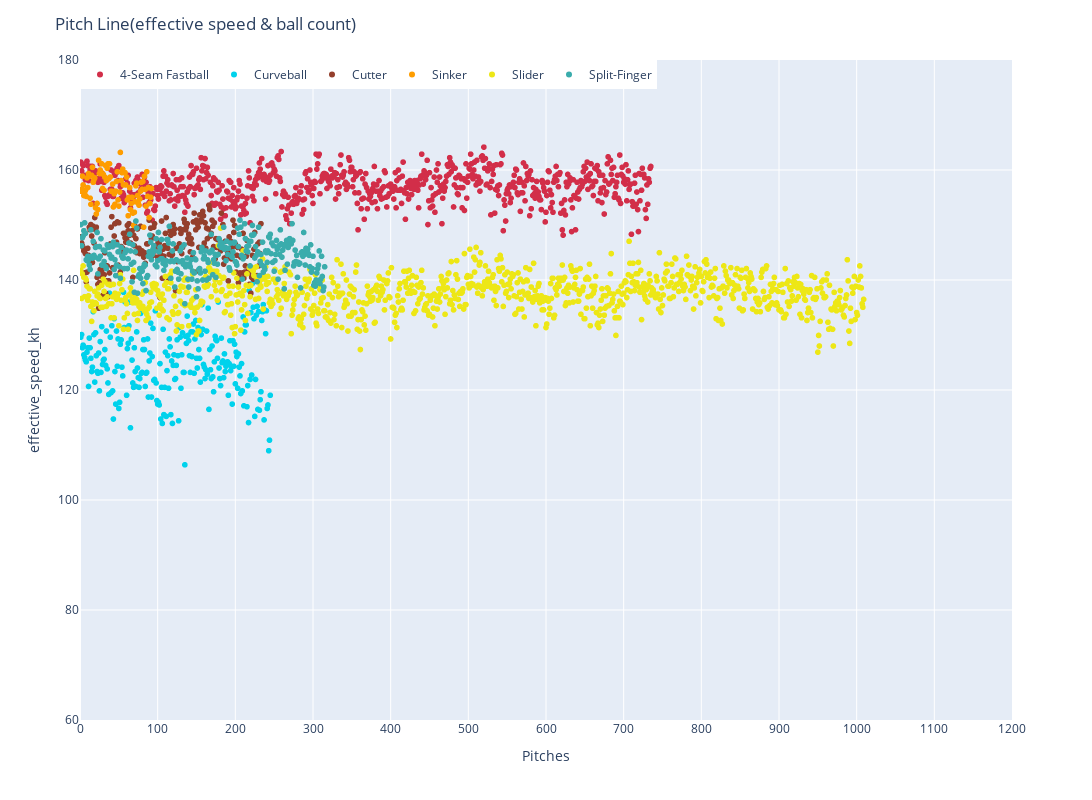

Notebook cell for this chart:
### Code cell
# Pitch Line
_fig = pitch_line(df_timeline)
_fig.show()

### Figure 1 — Plotly figure (JSON) as saved in the notebook; plotly's stock layout.template omitted (floating-point values rounded to 4 significant figures; data arrays with more than 128 entries replaced by an {"elided": "..."} marker saying what was removed)
{"data": [{"customdata": {"elided": "735x9 mixed values"}, "hovertemplate": "<b>%{hovertext}</b><br><br>pitch_name=%{customdata[3]}<br>pitches=%{x}<br>effective_speed_kh=%{y}<br>game_date=%{customdata[0]}<br>batter_name=%{customdata[1]}<br>pitcher_name=%{customdata[2]}<br>hit_distance_sc_m=%{customdata[4]}<br>launch_speed_kh=%{customdata[5]}<br>launch_angle=%{customdata[6]}<br>des=%{customdata[7]}<br>description=%{customdata[8]}<extra></extra>", "hovertext": {"elided": "735 str values"}, "legendgroup": "4-Seam Fastball", "marker": {"color": "rgb(210, 46, 73)", "symbol": "circle"}, "mode": "markers", "name": "4-Seam Fastball", "showlegend": true, "type": "scattergl", "x": {"elided": "735 int values"}, "xaxis": "x", "y": {"elided": "735 float values"}, "yaxis": "y"}, {"customdata": {"elided": "245x9 mixed values"}, "hovertemplate": "<b>%{hovertext}</b><br><br>pitch_name=%{customdata[3]}<br>pitches=%{x}<br>effective_speed_kh=%{y}<br>game_date=%{customdata[0]}<br>batter_name=%{customdata[1]}<br>pitcher_name=%{customdata[2]}<br>hit_distance_sc_m=%{customdata[4]}<br>launch_speed_kh=%{customdata[5]}<br>launch_angle=%{customdata[6]}<br>des=%{customdata[7]}<br>description=%{customdata[8]}<extra></extra>", "hovertext": {"elided": "245 str values"}, "legendgroup": "Curveball", "marker": {"color": "rgb(0, 210, 236)", "symbol": "circle"}, "mode": "markers", "name": "Curveball", "showlegend": true, "type": "scattergl", "x": {"elided": "245 int values"}, "xaxis": "x", "y": {"elided": "245 float values"}, "yaxis": "y"}, {"customdata": {"elided": "233x9 mixed values"}, "hovertemplate": "<b>%{hovertext}</b><br><br>pitch_name=%{customdata[3]}<br>pitches=%{x}<br>effective_speed_kh=%{y}<br>game_date=%{customdata[0]}<br>batter_name=%{customdata[1]}<br>pitcher_name=%{customdata[2]}<br>hit_distance_sc_m=%{customdata[4]}<br>launch_speed_kh=%{customdata[5]}<br>launch_angle=%{customdata[6]}<br>des=%{customdata[7]}<br>description=%{customdata[8]}<extra></extra>", "hovertext": {"elided": "233 str values"}, "legendgroup": "Cutter", "marker": {"color": "rgb(148, 63, 44)", "symbol": "circle"}, "mode": "markers", "name": "Cutter", "showlegend": true, "type": "scattergl", "x": {"elided": "233 int values"}, "xaxis": "x", "y": {"elided": "233 float values"}, "yaxis": "y"}, {"customdata": {"elided": "92x9 mixed values"}, "hovertemplate": "<b>%{hovertext}</b><br><br>pitch_name=%{customdata[3]}<br>pitches=%{x}<br>effective_speed_kh=%{y}<br>game_date=%{customdata[0]}<br>batter_name=%{customdata[1]}<br>pitcher_name=%{customdata[2]}<br>hit_distance_sc_m=%{customdata[4]}<br>launch_speed_kh=%{customdata[5]}<br>launch_angle=%{customdata[6]}<br>des=%{customdata[7]}<br>description=%{customdata[8]}<extra></extra>", "hovertext": ["Sinker", "Sinker", "Sinker", "Sinker", "Sinker", "Sinker", "Sinker", "Sinker", "Sinker", "Sinker", "Sinker", "Sinker", "Sinker", "Sinker", "Sinker", "Sinker", "Sinker", "Sinker", "Sinker", "Sinker", "Sinker", "Sinker", "Sinker", "Sinker", "Sinker", "Sinker", "Sinker", "Sinker", "Sinker", "Sinker", "Sinker", "Sinker", "Sinker", "Sinker", "Sinker", "Sinker", "Sinker", "Sinker", "Sinker", "Sinker", "Sinker", "Sinker", "Sinker", "Sinker", "Sinker", "Sinker", "Sinker", "Sinker", "Sinker", "Sinker", "Sinker", "Sinker", "Sinker", "Sinker", "Sinker", "Sinker", "Sinker", "Sinker", "Sinker", "Sinker", "Sinker", "Sinker", "Sinker", "Sinker", "Sinker", "Sinker", "Sinker", "Sinker", "Sinker", "Sinker", "Sinker", "Sinker", "Sinker", "Sinker", "Sinker", "Sinker", "Sinker", "Sinker", "Sinker", "Sinker", "Sinker", "Sinker", "Sinker", "Sinker", "Sinker", "Sinker", "Sinker", "Sinker", "Sinker", "Sinker", "Sinker", "Sinker"], "legendgroup": "Sinker", "marker": {"color": "rgb(254, 157, 0)", "symbol": "circle"}, "mode": "markers", "name": "Sinker", "showlegend": true, "type": "scattergl", "x": [61, 62, 67, 64, 65, 66, 63, 60, 55, 58, 57, 56, 54, 53, 52, 51, 50, 68, 59, 49, 79, 70, 48, 90, 89, 88, 87, 86, 85, 84, 83, 69, 82, 80, 78, 77, 76, 75, 74, 73, 72, 71, 81, 47, 23, 45, 19, 18, 17, 16, 15, 14, 13, 12, 11, 10, 9, 8, 7, 6, 5, 4, 3, 2, 1, 20, 21, 22, 24, 44, 43, 42, 41, 40, 39, 38, 37, 36, 46, 35, 33, 32, 31, 30, 29, 28, 27, 26, 25, 34, 91, 92], "xaxis": "x", "y": [154.6, 151.7, 155.0, 156.8, 152.8, 153.9, 155.0, 158.7, 160.2, 159.5, 159.5, 157.3, 159.5, 158.1, 163.2, 156, 153.4, 152.2, 157.3, 154.6, 157.8, 152.3, 159.7, 153.9, 151.4, 156.8, 155.2, 159.7, 153.4, 156.5, 158.9, 149.9, 149.6, 156.5, 156.2, 154.7, 153.6, 153.9, 155.4, 157.6, 157.1, 154.2, 157.9, 157.9, 152.8, 153.8, 158.6, 158.2, 157.8, 160.5, 159.0, 153.8, 154.9, 158.9, 159.4, 156.8, 158.6, 155.2, 156.3, 155.8, 155.4, 157.3, 158.9, 156.5, 156.2, 153.1, 152, 153.9, 161.8, 155.7, 153.3, 157.4, 156.2, 156.2, 158.7, 161.1, 158.4, 161.1, 156.2, 160.3, 160.8, 158.7, 156.3, 159.2, 156.6, 161.1, 159.7, 160, 159.4, 158.1, 155.0, 156.6], "yaxis": "y"}, {"customdata": {"elided": "1009x9 mixed values"}, "hovertemplate": "<b>%{hovertext}</b><br><br>pitch_name=%{customdata[3]}<br>pitches=%{x}<br>effective_speed_kh=%{y}<br>game_date=%{customdata[0]}<br>batter_name=%{customdata[1]}<br>pitcher_name=%{customdata[2]}<br>hit_distance_sc_m=%{customdata[4]}<br>launch_speed_kh=%{customdata[5]}<br>launch_angle=%{customdata[6]}<br>des=%{customdata[7]}<br>description=%{customdata[8]}<extra></extra>", "hovertext": {"elided": "1009 str values"}, "legendgroup": "Slider", "marker": {"color": "rgb(237, 231, 22)", "symbol": "circle"}, "mode": "markers", "name": "Slider", "showlegend": true, "type": "scattergl", "x": {"elided": "1009 int values"}, "xaxis": "x", "y": {"elided": "1009 float values"}, "yaxis": "y"}, {"customdata": {"elided": "315x9 mixed values"}, "hovertemplate": "<b>%{hovertext}</b><br><br>pitch_name=%{customdata[3]}<br>pitches=%{x}<br>effective_speed_kh=%{y}<br>game_date=%{customdata[0]}<br>batter_name=%{customdata[1]}<br>pitcher_name=%{customdata[2]}<br>hit_distance_sc_m=%{customdata[4]}<br>launch_speed_kh=%{customdata[5]}<br>launch_angle=%{customdata[6]}<br>des=%{customdata[7]}<br>description=%{customdata[8]}<extra></extra>", "hovertext": {"elided": "315 str values"}, "legendgroup": "Split-Finger", "marker": {"color": "rgb(58, 172, 172)", "symbol": "circle"}, "mode": "markers", "name": "Split-Finger", "showlegend": true, "type": "scattergl", "x": {"elided": "315 int values"}, "xaxis": "x", "y": {"elided": "315 float values"}, "yaxis": "y"}], "layout": {"autosize": false, "height": 800, "legend": {"orientation": "h", "title": {}, "tracegroupgap": 0, "x": 0, "xanchor": "left", "y": 1, "yanchor": "top"}, "margin": {"t": 60}, "title": {"text": "Pitch Line(effective speed & ball count)"}, "width": 1200, "xaxis": {"anchor": "y", "domain": [0, 1], "dtick": 100, "range": [0, 1200], "title": {"text": "Pitches"}}, "yaxis": {"anchor": "x", "domain": [0, 1], "dtick": 20, "range": [60, 180], "title": {"text": "effective_speed_kh"}}}}
